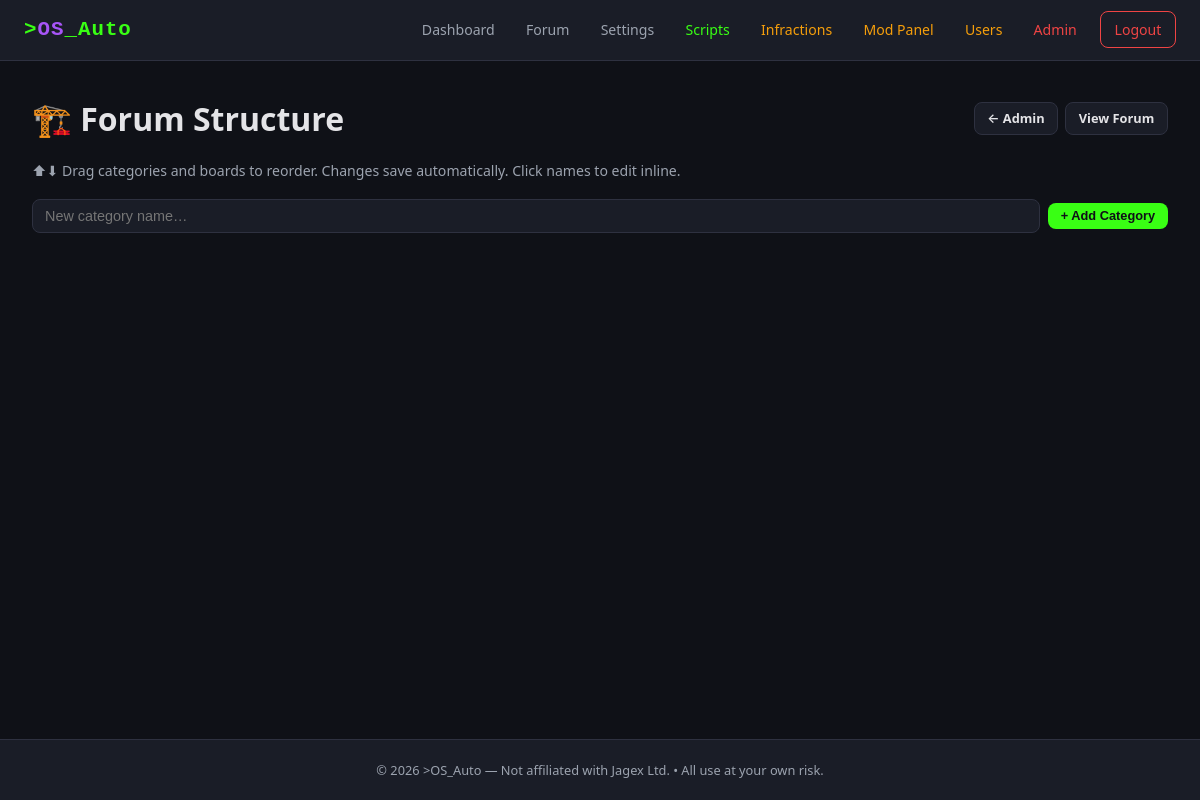
Before: /admin/forums.php (signed in) with the older database file.
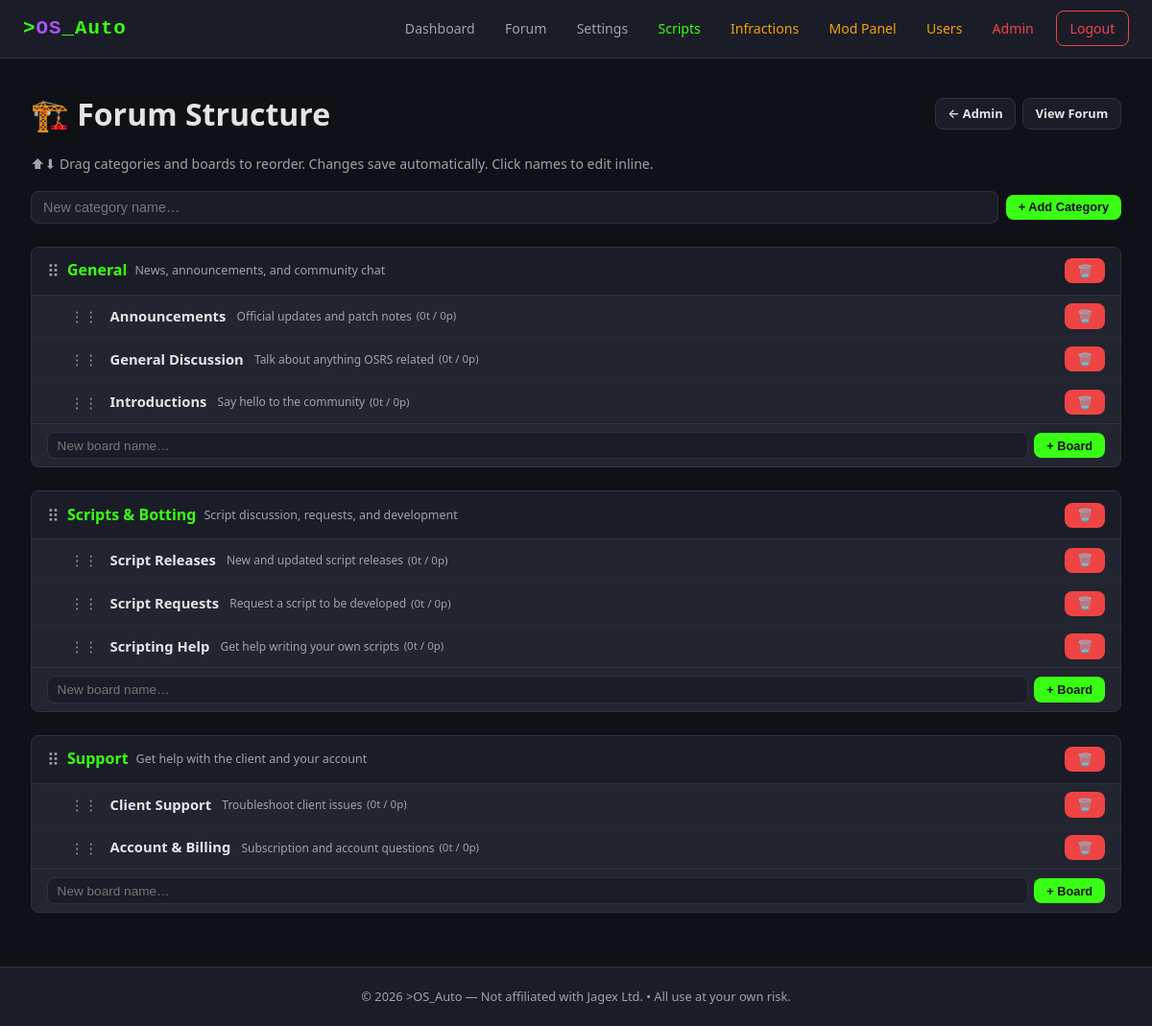
After: the same page with the newer database file.
### tables this page shows
CREATE TABLE `forum_categories` (
  `category_id` INT UNSIGNED  NOT NULL AUTO_INCREMENT,
  `name`        VARCHAR(120)  NOT NULL,
  `description` TEXT          DEFAULT NULL,
  `sort_order`  INT           NOT NULL DEFAULT 0,
  PRIMARY KEY (`category_id`)
);

CREATE TABLE `forum_boards` (
  `board_id`     INT UNSIGNED NOT NULL AUTO_INCREMENT,
  `category_id`  INT UNSIGNED NOT NULL,
  `name`         VARCHAR(120) NOT NULL,
  `description`  TEXT         DEFAULT NULL,
  `sort_order`   INT          NOT NULL DEFAULT 0,
  `thread_count` INT UNSIGNED NOT NULL DEFAULT 0,
  `post_count`   INT UNSIGNED NOT NULL DEFAULT 0,
  `last_post_id` INT UNSIGNED DEFAULT NULL,
  `created_at`   DATETIME     NOT NULL DEFAULT CURRENT_TIMESTAMP,
  PRIMARY KEY (`board_id`),
  CONSTRAINT `fk_board_category`
    FOREIGN KEY (`category_id`) REFERENCES `forum_categories`(`category_id`)
    ON DELETE CASCADE
);

### includes/functions.php (called while the page is built, shortened)
<?php
function isLoggedIn(): bool
{
    return isset($_SESSION['user_id']);
}
function getRoleLevel(string $role): int
{
    $h = [
        'user'      => 1,
        'scripter'  => 2,
        'forum_mod' => 3,
        'moderator' => 4,
        'admin'     => 5,
    ];
    return $h[$role] ?? 0;
}
function hasRole(string $role): bool
{
    return getRoleLevel($_SESSION['role'] ?? 'user') >= getRoleLevel($role);
}
function e(string $value): string
{
    return htmlspecialchars($value, ENT_QUOTES, 'UTF-8');
}

### admin/forums.php (the view, shortened to what this page needs)
<?php
require_once __DIR__ . '/../includes/functions.php';
$categories = $pdo->query('SELECT * FROM forum_categories ORDER BY sort_order ASC')->fetchAll();
$boards     = $pdo->query('SELECT * FROM forum_boards ORDER BY sort_order ASC')->fetchAll();
$boardsByCat = [];
foreach ($boards as $b) $boardsByCat[$b['category_id']][] = $b;
require_once __DIR__ . '/../includes/header.php';
?>
<div class="flex-between flex-between-mobile mb-1">
  <h1>🏗️ Forum Structure</h1>
  <div style="display:flex;gap:.4rem;flex-wrap:wrap;">
    <a href="/admin/index.php" class="btn btn-secondary btn-sm">&larr; Admin</a>
    <a href="/forum/index.php" class="btn btn-secondary btn-sm">View Forum</a>
  </div>
</div>
<p style="color:var(--text-secondary);font-size:.88rem;margin-bottom:1rem;">
  ⬆⬇ Drag categories and boards to reorder. Changes save automatically.
  Click names to edit inline.
</p>
<div class="fs-add-cat">
  <input type="text" id="newCatName" placeholder="New category name…">
  <button class="btn btn-primary btn-sm" onclick="quickAddCat()">+ Add Category</button>
</div>
<div id="catContainer">
  <?php foreach ($categories as $cat): ?>
    <div class="fs-cat" draggable="true" data-cat-id="<?= $cat['category_id'] ?>">
      <div class="fs-cat-header">
        <div style="display:flex;align-items:center;min-width:0;">
          <span class="grip">⠿</span>
          <span class="fs-cat-name"
                contenteditable="false"
                data-field="name"
                data-cat-id="<?= $cat['category_id'] ?>"
                ondblclick="this.contentEditable='true';this.focus();"
                onblur="saveCatInline(this)"
                onkeydown="if(event.key==='Enter'){event.preventDefault();this.blur();}"
          ><?= e($cat['name']) ?></span>
          <span class="fs-cat-desc"
                contenteditable="false"
                data-field="description"
                data-cat-id="<?= $cat['category_id'] ?>"
                ondblclick="this.contentEditable='true';this.focus();"
                onblur="saveCatInline(this)"
                onkeydown="if(event.key==='Enter'){event.preventDefault();this.blur();}"
          ><?= e($cat['description'] ?? 'Click to add description') ?></span>
        </div>
        <div class="fs-cat-actions">
          <button class="btn btn-danger btn-sm" onclick="deleteCat(<?= $cat['category_id'] ?>)"
                  title="Delete category">🗑️</button>
        </div>
      </div>
      <div class="fs-boards-container" data-cat-id="<?= $cat['category_id'] ?>">
        <?php
          $catBoards = $boardsByCat[$cat['category_id']] ?? [];
          if (empty($catBoards)):
        ?>
          <div class="fs-empty">No boards. Add one below or drag a board here.</div>
        <?php else: foreach ($catBoards as $b): ?>
          <div class="fs-board" draggable="true" data-board-id="<?= $b['board_id'] ?>">
            <div style="display:flex;align-items:center;min-width:0;gap:.3rem;flex-wrap:wrap;">
              <span class="grip">⋮⋮</span>
              <span class="fs-board-name"
                    contenteditable="false"
                    data-field="name"
                    data-board-id="<?= $b['board_id'] ?>"
                    ondblclick="this.contentEditable='true';this.focus();"
                    onblur="saveBoardInline(this)"
                    onkeydown="if(event.key==='Enter'){event.preventDefault();this.blur();}"
              ><?= e($b['name']) ?></span>
              <span class="fs-board-desc"
                    contenteditable="false"
                    data-field="description"
                    data-board-id="<?= $b['board_id'] ?>"
                    ondblclick="this.contentEditable='true';this.focus();"
                    onblur="saveBoardInline(this)"
                    onkeydown="if(event.key==='Enter'){event.preventDefault();this.blur();}"
              ><?= e($b['description'] ?? '') ?></span>
              <span class="fs-board-stats">(<?= $b['thread_count'] ?>t / <?= $b['post_count'] ?>p)</span>
            </div>
            <div class="fs-board-actions">
              <button class="btn btn-danger btn-sm" onclick="deleteBoard(<?= $b['board_id'] ?>)">🗑️</button>
            </div>
          </div>
        <?php endforeach; endif; ?>
      </div>
      <div class="fs-add-row">
        <input type="text" placeholder="New board name…" data-add-board-cat="<?= $cat['category_id'] ?>"
               onkeydown="if(event.key==='Enter')quickAddBoard(<?= $cat['category_id'] ?>,this);">
        <button class="btn btn-primary btn-sm"
                onclick="quickAddBoard(<?= $cat['category_id'] ?>, this.previousElementSibling)">+ Board</button>
      </div>
    </div>
  <?php endforeach; ?>
</div>
<?php require_once __DIR__ . '/../includes/footer.php'; ?>

### includes/header.php (shortened to what this page needs)
<?php
require_once __DIR__ . '/functions.php';
?>
<!DOCTYPE html>
<html lang="en">
<head>
</head>
<body>
<header class="navbar">
  <div class="navbar-inner">
    <a href="/index.php" class="brand">&gt;<span>OS</span>_Auto</a>
    <ul class="nav-links">
      <?php if (isLoggedIn()): ?>
        <li><a href="/dashboard.php">Dashboard</a></li>
        <li><a href="/forum/index.php">Forum</a></li>
        <li><a href="/settings.php">Settings</a></li>
        <?php if (hasRole('scripter')): ?>
          <li><a href="/mod/scripts.php" style="color:var(--accent-green);">Scripts</a></li>
        <?php endif; ?>
        <?php if (hasRole('forum_mod')): ?>
          <li><a href="/forum/punishments.php" class="role-mod">Infractions</a></li>
        <?php endif; ?>
        <?php if (hasRole('moderator')): ?>
          <li><a href="/mod/index.php" class="role-mod">Mod Panel</a></li>
          <li><a href="/admin/users.php" class="role-mod">Users</a></li>
        <?php endif; ?>
        <?php if (hasRole('admin')): ?>
          <li><a href="/admin/index.php" class="role-admin">Admin</a></li>
        <?php endif; ?>
        <li><a href="/logout.php" class="btn-logout">Logout</a></li>
      <?php else: ?>
        <li><a href="/login.php">Login</a></li>
        <li><a href="/register.php" class="btn-register">Register</a></li>
      <?php endif; ?>
    </ul>
  </div>
</header>
<main class="container">

### includes/footer.php (shortened to what this page needs)
</main>
<footer class="site-footer">
  &copy; <?= date('Y') ?> >OS_Auto &mdash; Not affiliated with Jagex Ltd.
  &bull; All use at your own risk.
</footer>
</body>
</html>

### includes/header.php (style rules this page uses)
*, *::before, *::after { box-sizing: border-box; margin: 0; padding: 0; }
:root { --bg-primary: #0f1117; --bg-secondary: #1a1d27; --bg-card: #22252f; --border-color: #2e3140; --text-primary: #e4e4e7; --text-secondary:#9ca3af; --accent-green: #39ff14; --accent-purple: #a855f7; --accent-red: #ef4444; --accent-amber: #f59e0b; --accent-blue: #3b82f6; --font-mono: 'Courier New', monospace; --font-main: 'Segoe UI', system-ui, -apple-system, sans-serif; --radius: 8px; --shadow: 0 4px 24px rgba(0,0,0,.4); --nav-height: 60px; }
html { overflow-x: hidden; -webkit-text-size-adjust: 100%; }
body { font-family: var(--font-main); background: var(--bg-primary); color: var(--text-primary); line-height: 1.6; min-height: 100vh; display: flex; flex-direction: column; overflow-x: hidden; max-width: 100vw; }
a { color: var(--accent-green); text-decoration: none; transition: color .2s; }
.navbar { background: var(--bg-secondary); border-bottom: 1px solid var(--border-color); position: sticky; top: 0; z-index: 1000; }
.navbar-inner { max-width: 1320px; margin: 0 auto; padding: 0 1.5rem; height: var(--nav-height); display: flex; align-items: center; justify-content: space-between; }
.brand { font-size: 1.3rem; font-weight: 700; color: var(--accent-green); font-family: var(--font-mono); letter-spacing: 1px; white-space: nowrap; }
.brand span { color: var(--accent-purple); }
.nav-links { display: flex; gap: .25rem; align-items: center; list-style: none; }
.nav-links a { color: var(--text-secondary); font-size: .88rem; padding: .5rem .85rem; border-radius: var(--radius); transition: background .2s, color .2s; white-space: nowrap; }
.nav-links a.role-mod { color: var(--accent-amber); }
.nav-links a.role-admin { color: var(--accent-red); }
.nav-links a.btn-logout { border: 1px solid var(--accent-red); color: var(--accent-red); margin-left: .35rem; }
.container { max-width: 1280px; margin: 0 auto; padding: 2rem 2rem; flex: 1; width: 100%; }
.btn { display: inline-block; padding: .6rem 1.4rem; border: none; border-radius: var(--radius); font-size: .9rem; font-weight: 600; cursor: pointer; transition: opacity .2s, transform .1s; text-align: center; }
.btn-primary { background: var(--accent-green); color: #0f1117; }
.btn-danger { background: var(--accent-red); color: #fff; }
.btn-secondary { background: var(--bg-secondary); color: var(--text-primary); border: 1px solid var(--border-color); }
.btn-sm { padding: .35rem .8rem; font-size: .8rem; }
.site-footer { background: var(--bg-secondary); border-top: 1px solid var(--border-color); text-align: center; padding: 1.25rem; font-size: .8rem; color: var(--text-secondary); margin-top: auto; }
.mb-1 { margin-bottom: 1rem; }
.flex-between { display: flex; justify-content: space-between; align-items: center; flex-wrap: wrap; gap: .5rem; }

Changed rows visible on the page:
added forum_categories: name "General", description "News, announcements, and community chat"
added forum_boards: name "Announcements", description "Official updates and patch notes", thread_count "0", post_count "0", shown under "General"
added forum_boards: name "General Discussion", description "Talk about anything OSRS related", thread_count "0", post_count "0", shown under "General"
added forum_boards: name "Introductions", description "Say hello to the community", thread_count "0", post_count "0", shown under "General"
added forum_categories: name "Scripts & Botting", description "Script discussion, requests, and development"
added forum_boards: name "Script Releases", description "New and updated script releases", thread_count "0", post_count "0", shown under "Scripts & Botting"
added forum_boards: name "Script Requests", description "Request a script to be developed", thread_count "0", post_count "0", shown under "Scripts & Botting"
added forum_boards: name "Scripting Help", description "Get help writing your own scripts", thread_count "0", post_count "0", shown under "Scripts & Botting"
added forum_categories: name "Support", description "Get help with the client and your account"
added forum_boards: name "Client Support", description "Troubleshoot client issues", thread_count "0", post_count "0", shown under "Support"
added forum_boards: name "Account & Billing", description "Subscription and account questions", thread_count "0", post_count "0", shown under "Support"
